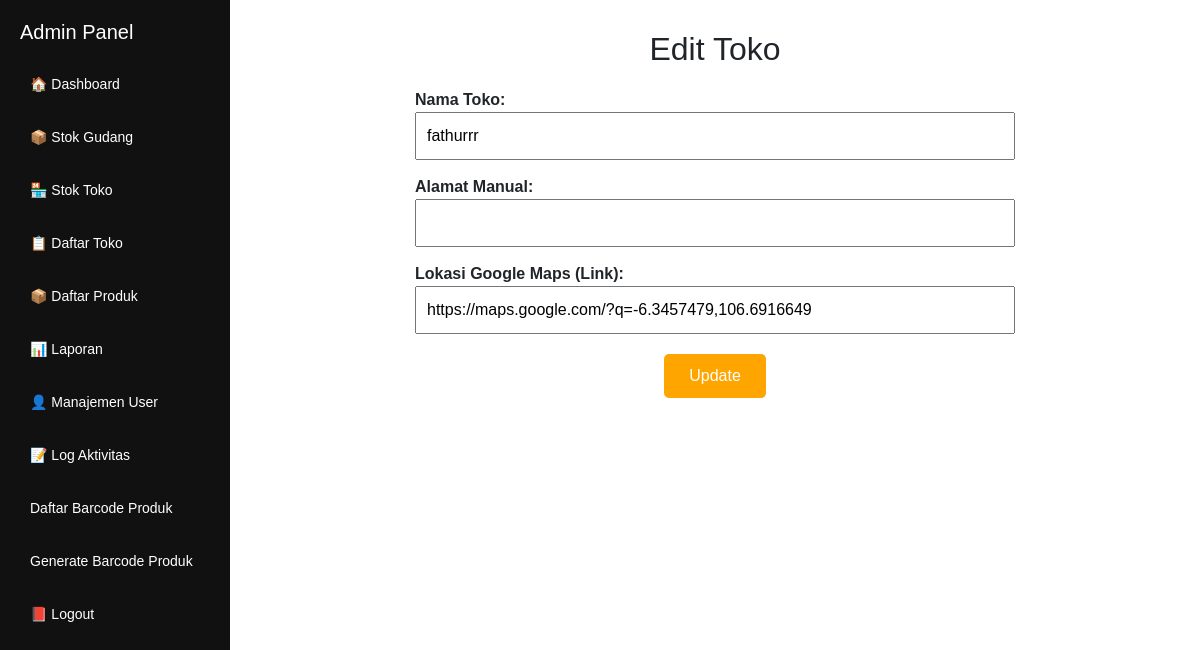
The page /admin/edit-toko.php?id=310 (signed in) on the database its author committed.
### tables this page shows
CREATE TABLE `toko` (
  `id` int(11) NOT NULL,
  `nama_toko` varchar(100) NOT NULL,
  `lokasi_maps` text DEFAULT NULL,
  `dibuat_oleh` varchar(50) DEFAULT NULL,
  `dibuat_pada` timestamp NOT NULL DEFAULT current_timestamp(),
  `alamat_manual` text DEFAULT NULL
);

### admin/edit-toko.php (the view, shortened to what this page needs)
<?php
include 'header.php';
include '../koneksi.php';
$id = $_GET['id'];
$data = mysqli_query($conn, "SELECT * FROM toko WHERE id = '$id'");
$toko = mysqli_fetch_assoc($data);
$nama_toko = htmlspecialchars($toko['nama_toko'] ?? '');
$alamat_manual = htmlspecialchars($toko['alamat_manual'] ?? '');
$lokasi_maps = htmlspecialchars($toko['lokasi_maps'] ?? '');
?>
<h2 style="text-align: center; margin-bottom: 20px;">Edit Toko</h2>
<div style="max-width: 600px; margin: 0 auto;">
    <form action="proses-edit-toko.php" method="POST">
        <label for="nama_toko"><strong>Nama Toko:</strong></label><br>
        <input type="text" name="nama_toko" id="nama_toko" value="<?= $nama_toko ?>" required style="width: 100%; padding: 10px; margin-bottom: 15px;"><br>
        <label for="alamat_manual"><strong>Alamat Manual:</strong></label><br>
        <input type="text" name="alamat_manual" id="alamat_manual" value="<?= $alamat_manual ?>" style="width: 100%; padding: 10px; margin-bottom: 15px;"><br>
        <label for="lokasi_maps"><strong>Lokasi Google Maps (Link):</strong></label><br>
        <input type="text" name="lokasi_maps" id="lokasi_maps" value="<?= $lokasi_maps ?>" required style="width: 100%; padding: 10px; margin-bottom: 20px;"><br>
        <div style="text-align: center;">
            <button type="submit" style="background-color: orange; color: white; padding: 10px 25px; border: none; border-radius: 5px;">
                Update
            </button>
        </div>
    </form>
</div>

### admin/header.php (style rules this page uses)
body { margin: 0; font-family: sans-serif; display: flex; min-height: 100vh; }

### rows shown on the page
toko: nama_toko "fathurrr", lokasi_maps "https://maps.google.com/?q=-6.3457479,106.6916649"
